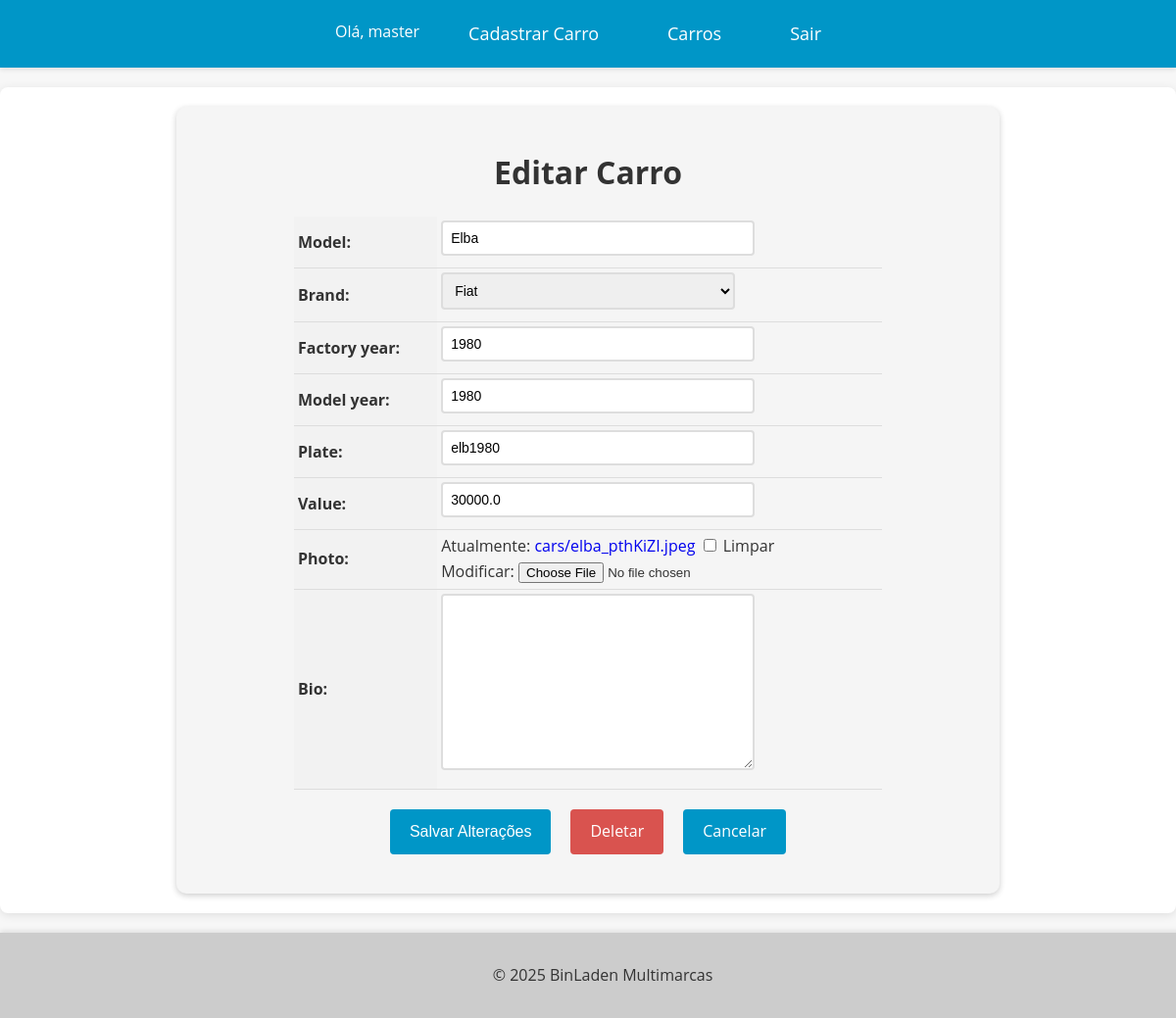
/car/20/update/ (signed in), run on the app's committed database.
### cars/models.py (models this page shows, shortened)
class Car(models.Model):
    id = models.AutoField(primary_key=True)
    model = models.CharField(max_length=200)
    brand = models.ForeignKey(Brand, on_delete=models.PROTECT, related_name='car_brand')
    factory_year = models.IntegerField(blank=True, null=True)
    model_year = models.IntegerField(blank=True, null=True)
    plate = models.CharField(max_length=100, blank=True, null=True)
    value = models.FloatField(blank=True, null=True)
    photo = models.ImageField(upload_to='cars/', blank=True, null=True)
    bio = models.TextField(blank=True, null=True)

class Brand(models.Model):
    id = models.AutoField(primary_key=True)
    name = models.CharField(max_length=200)
    def __str__(self):
        return self.name

### cars/views.py (the view, shortened to what this page needs)
# urls.py: path('car/<int:pk>/update/', CarUpdateView.as_view(), name='car_update'),
@method_decorator(login_required(login_url='login'), name='dispatch')
class CarUpdateView(UpdateView):
    model = Car
    form_class = CarModelForm
    template_name = 'car_update.html'

### cars/forms.py (shortened to what this page needs)
class CarModelForm(forms.ModelForm):
    class Meta:
        model = Car
        fields = '__all__'

### cars/templates/car_update.html (shortened to what this page needs)
{% extends "base.html" %}
{% block content %}
  <form method="post" enctype="multipart/form-data">
    <h1>Editar Carro</h1>
    <table>
      {{ form.as_table }}
    </table>
    <div>
      <div class="buttons-container">
        <input type="submit" value="Salvar Alterações" class="btn btn-primary">
        <a href="{% url 'car_delete' pk=object.pk %}" class="btn btn-danger">Deletar</a>
        <a href="{% url 'cars_list' %}" class="btn btn-secondary">Cancelar</a>
      </div>
    </div>
  </form>
{% endblock %}

### app/templates/base.html (shortened to what this page needs)
<!DOCTYPE html>
<html lang="en">
<head>
</head>
<body>
  <header>
    <nav>
      <ul>
        {% if user.is_authenticated %}
          <li>Olá, {{ user.username }}</li>
          <li><a href="{% url 'new_car' %}">Cadastrar Carro</a></li>
          <li><a href="{% url 'cars_list' %}">Carros</a></li>
          <li><a href="{% url 'logout' %}">Sair</a></li>
        {% endif %}
      </ul>
    </nav>
  </header>
  <main>
    {% block content %}
    {% endblock %}
  </main>
  <footer>
    <p>&copy; 2025 BinLaden Multimarcas</p>
  </footer>
</body>
</html>

### app/templates/base.html (style rules this page uses)
body { font-family: 'Open Sans', sans-serif; background-color: #f7f7f7; color: #333; margin: 0; padding: 0; line-height: 1.6; }
header { background-color: #0096c7; color: #fff; text-align: center; padding: 20px 0; box-shadow: 0 2px 5px rgba(0, 0, 0, 0.1); }
nav { display: flex; justify-content: center; align-items: center; }
nav ul { list-style: none; margin: 0; padding: 0; display: flex; }
nav ul li { margin: 0 15px; }
nav ul li a { color: #fff; text-decoration: none; font-size: 18px; padding: 10px 20px; border-radius: 5px; transition: background-color 0.3s ease, transform 0.2s ease; }
main { max-width: 1200px; margin: 20px auto; padding: 20px; background-color: #fff; border-radius: 8px; box-shadow: 0 2px 10px rgba(0, 0, 0, 0.1); }
footer { background-color: #ccc; color: #333; padding: 15px; text-align: center; position: relative; bottom: 0; width: 100%; box-shadow: 0 -2px 5px rgba(0, 0, 0, 0.1); }

### cars/templates/car_update.html (style rules this page uses)
form { max-width: 800px; margin: 0 auto; padding: 20px; background-color: #f5f5f5; border-radius: 10px; box-shadow: 0 2px 6px rgba(0, 0, 0, 0.2); }
form h1 { font-size: 2rem; margin-bottom: 20px; text-align: center; }
table { margin: 0 auto; border-collapse: collapse; width: 100%; max-width: 600px; }
th, td { padding: 4px; text-align: left; border-bottom: 1px solid #ddd; }
th { background-color: #f2f2f2; }
input[type="text"], input[type="number"], select, textarea { padding: 8px; font-size: 14px; border: 2px solid #ddd; border-radius: 4px; width: 100%; max-width: 300px; margin-bottom: 8px; transition: border-bottom-color 0.3s ease-in-out; }
.btn { background-color: #0096c7; color: #fff; border: none; padding: 10px 20px; font-size: 16px; border-radius: 4px; cursor: pointer; transition: background-color 0.3s ease-in-out; }
.buttons-container { display: flex; justify-content: center; margin-top: 20px; margin-bottom: 20px; }
.btn { display: inline-block; background-color: #0096c7; color: #fff; border: none; padding: 10px 20px; font-size: 16px; border-radius: 4px; cursor: pointer; transition: background-color 0.3s ease-in-out; margin: 0 10px; }
.btn-danger { background-color: #d9534f; text-decoration: none !important; }
a { text-decoration: none !important; }

### data on the page
Car: model "Elba", brand "Fiat", factory_year "1980", model_year "1980", plate "elb1980", value "30000.0"

### other printed values
{{ user.username }} "master"
